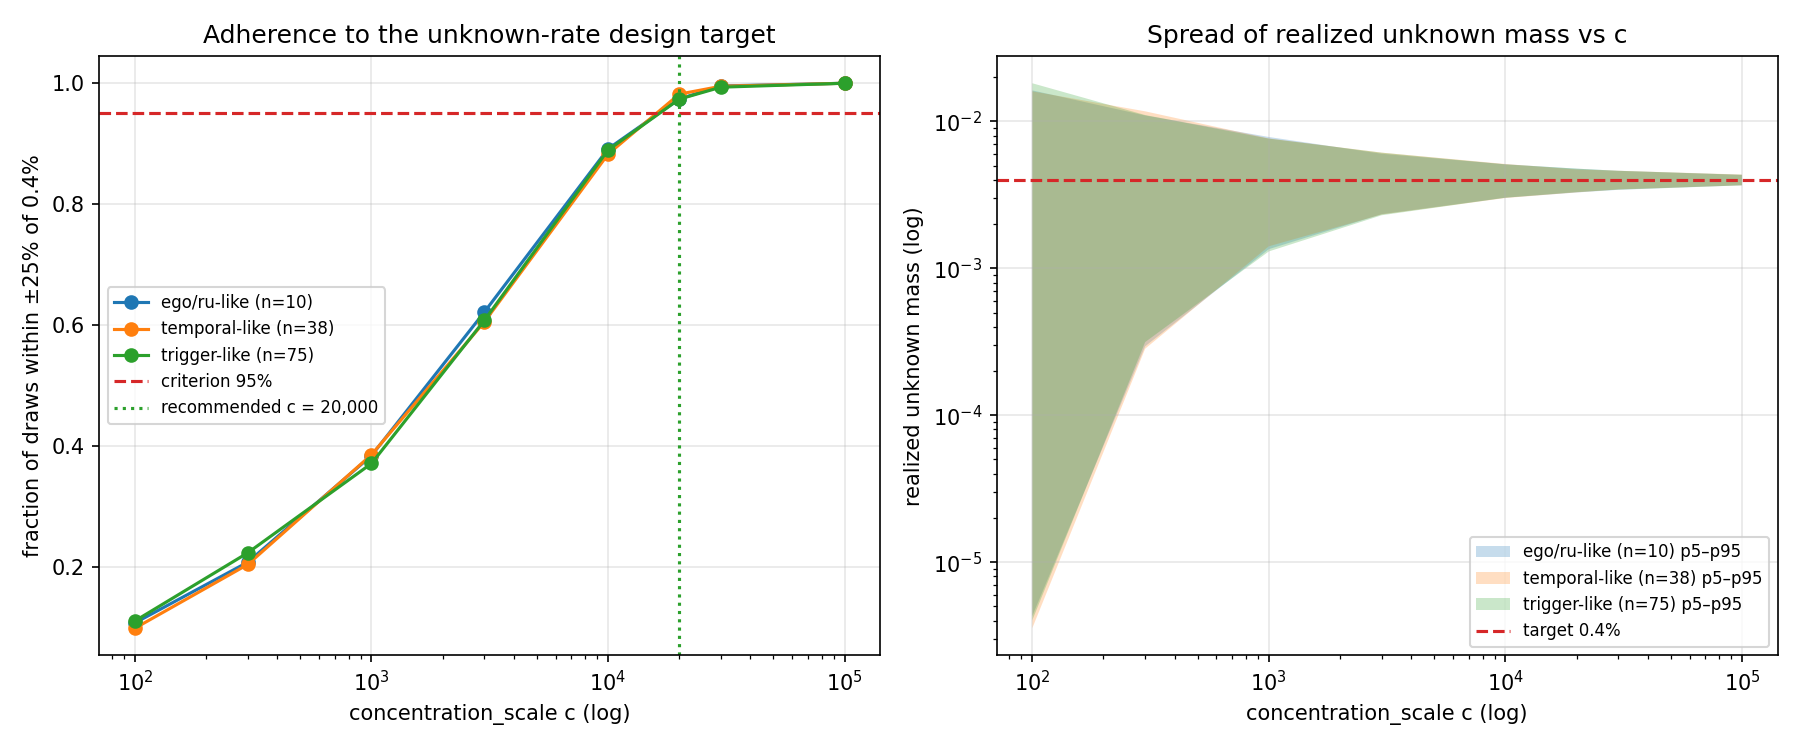

The Python source for this figure:
#!/usr/bin/env python3
"""Study: choosing concentration_scale for the Dirichlet transition vectors.

Analytical part: with alpha = c * normalized_weights, the realized unknown
probability mass of a layer follows Beta(c*p, c*(1-p)) with p the designed
unknown mass (0.004). Its standard deviation is sqrt(p*(1-p)/(c+1)), so the
relative scatter (CV) shrinks like 1/sqrt(c).

Experimental part: Monte Carlo over many Dirichlet draws for representative
layer sizes; measures the fraction of draws whose realized unknown mass lands
within +/-25% of the 0.4% target.

Outputs: concentration_study.md and concentration_study.png (same folder).
"""

import math

import numpy as np
import matplotlib
matplotlib.use("Agg")
import matplotlib.pyplot as plt

P_TARGET = 0.004
TOL = 0.25                      # +/-25% acceptance band around the target
CANDIDATES = [100, 300, 1000, 3000, 10000, 20000, 30000, 100000]
N_DRAWS = 4000                  # Dirichlet draws per (c, layer)
CRITERION = 0.95                # required fraction inside the band
BASE_WEIGHTS = {"common": 1.0, "medium": 0.4, "rare": 0.1, "very_rare": 0.03}
PROPS = {"common": 0.50, "medium": 0.25, "rare": 0.10, "very_rare": 0.05,
         "unknown": 0.10}
RARITIES = ("common", "medium", "rare", "very_rare", "unknown")


def largest_remainder(n):
    exact = {r: n * PROPS[r] for r in RARITIES}
    counts = {r: math.floor(exact[r]) for r in RARITIES}
    rem = n - sum(counts.values())
    for r in sorted(RARITIES, key=lambda r: -(exact[r] - counts[r]))[:rem]:
        counts[r] += 1
    return counts


def layer_weights(n):
    """Normalized designed weight vector + unknown mask for a layer of n
    elements (calculated unknown-weight mode, target P_TARGET)."""
    counts = largest_remainder(n)
    known_mass = sum(counts[r] * BASE_WEIGHTS[r]
                     for r in RARITIES if r != "unknown")
    n_u = counts["unknown"]
    if n_u == 0:
        raise ValueError(f"n={n} yields no unknown elements")
    w_u = P_TARGET * known_mass / (n_u * (1 - P_TARGET))
    w = []
    mask = []
    for r in RARITIES:
        wr = BASE_WEIGHTS.get(r, w_u)
        for _ in range(counts[r]):
            w.append(wr)
            mask.append(r == "unknown")
    w = np.array(w)
    return w / w.sum(), np.array(mask)


def main():
    rng = np.random.default_rng(20260707)
    # representative unknown-bearing layers under the new element ranges
    layers = {"ego/ru-like (n=10)": 10,
              "temporal-like (n=38)": 38,
              "trigger-like (n=75)": 75}

    results = {}   # c -> {layer: (frac_in_band, p5, p95, std)}
    for c in CANDIDATES:
        results[c] = {}
        for label, n in layers.items():
            probs, mask = layer_weights(n)
            draws = rng.dirichlet(c * probs, size=N_DRAWS)
            mass = draws[:, mask].sum(axis=1)
            in_band = np.mean(np.abs(mass - P_TARGET) <= TOL * P_TARGET)
            results[c][label] = (in_band, np.percentile(mass, 5),
                                 np.percentile(mass, 95), mass.std())

    recommended = None
    for c in CANDIDATES:
        if min(v[0] for v in results[c].values()) >= CRITERION:
            recommended = c
            break

    # ---------------- report ----------------
    lines = []
    lines.append("# Concentration-Scale Study (Dirichlet transition vectors)\n")
    lines.append("Question: what `concentration_scale` (c) should be used in "
                 "`alpha = c * normalized_weights`?\n")
    lines.append("## Analytical result\n")
    lines.append("A layer's realized unknown probability mass is "
                 "Beta(c*p, c*(1-p)) with p = 0.004 (designed mass, exact by "
                 "construction of the calculated unknown weight). Its standard "
                 "deviation is sqrt(p(1-p)/(c+1)):\n")
    lines.append("| c | std of realized mass | CV (std/p) |")
    lines.append("|---|---|---|")
    for c in CANDIDATES:
        std = math.sqrt(P_TARGET * (1 - P_TARGET) / (c + 1))
        lines.append(f"| {c:,} | {std:.2e} | {std / P_TARGET:.2f} |")
    lines.append("")
    lines.append("At the old default c = 100 the CV is ~1.6: the scatter is "
                 "larger than the target itself, which is exactly why "
                 "individual layers in earlier runs landed anywhere between "
                 "~0.003% and ~0.5%. The variance is a property of the single "
                 "Dirichlet draw made at initialization, not of simulation "
                 "length.\n")
    lines.append("## Monte Carlo sweep\n")
    lines.append(f"{N_DRAWS} Dirichlet draws per value of c, for three "
                 "representative unknown-bearing layer sizes under the new "
                 "element-count ranges. Shown: fraction of draws whose "
                 "realized unknown mass lies within +/-25% of the 0.4% "
                 "target, and the 5th-95th percentile of realized mass.\n")
    header = "| c |" + "".join(f" {l} in-band | {l} p5-p95 |" for l in layers)
    lines.append(header)
    lines.append("|---|" + "---|" * (2 * len(layers)))
    for c in CANDIDATES:
        row = f"| {c:,} |"
        for label in layers:
            f_in, p5, p95, _ = results[c][label]
            row += f" {f_in:.1%} | {p5:.4%}-{p95:.4%} |"
        lines.append(row)
    lines.append("")
    lines.append("## Recommendation\n")
    if recommended is None:
        lines.append("No candidate met the criterion; increase c further.")
    else:
        lines.append(
            f"Criterion: smallest c for which **>= {CRITERION:.0%} of draws "
            f"land within +/-25% of the 0.4% target in every representative "
            f"layer**. Result: **c = {recommended:,}** (set as the new "
            "default `concentration_scale` in config.yaml).\n")
    lines.append("Trade-off: higher c keeps the sampled vectors close to the "
                 "designed rarity weights (faithful unknown rates); lower c "
                 "gives more random transition behavior at the cost of large "
                 "per-layer deviations from the 0.4% design target. If more "
                 "transition randomness is wanted, lower c consciously and "
                 "accept the wider band shown above.\n")

    with open("concentration_study.md", "w", encoding="utf-8") as f:
        f.write("\n".join(lines))

    # ---------------- plot ----------------
    fig, (ax1, ax2) = plt.subplots(1, 2, figsize=(12, 5))
    for label in layers:
        fr = [results[c][label][0] for c in CANDIDATES]
        ax1.plot(CANDIDATES, fr, "o-", label=label)
    ax1.axhline(CRITERION, color="tab:red", ls="--", label=f"criterion {CRITERION:.0%}")
    if recommended:
        ax1.axvline(recommended, color="tab:green", ls=":",
                    label=f"recommended c = {recommended:,}")
    ax1.set_xscale("log")
    ax1.set_xlabel("concentration_scale c (log)")
    ax1.set_ylabel("fraction of draws within ±25% of 0.4%")
    ax1.set_title("Adherence to the unknown-rate design target")
    ax1.legend(fontsize=8)
    ax1.grid(alpha=0.3)

    for label in layers:
        p5 = [results[c][label][1] for c in CANDIDATES]
        p95 = [results[c][label][2] for c in CANDIDATES]
        ax2.fill_between(CANDIDATES, p5, p95, alpha=0.25, label=f"{label} p5–p95")
    ax2.axhline(P_TARGET, color="tab:red", ls="--", label="target 0.4%")
    ax2.set_xscale("log")
    ax2.set_yscale("log")
    ax2.set_xlabel("concentration_scale c (log)")
    ax2.set_ylabel("realized unknown mass (log)")
    ax2.set_title("Spread of realized unknown mass vs c")
    ax2.legend(fontsize=8)
    ax2.grid(alpha=0.3)
    fig.tight_layout()
    fig.savefig("concentration_study.png", dpi=150)

    print(f"recommended concentration_scale: {recommended}")
    for c in CANDIDATES:
        print(c, {l: f"{results[c][l][0]:.3f}" for l in layers})


if __name__ == "__main__":
    main()
